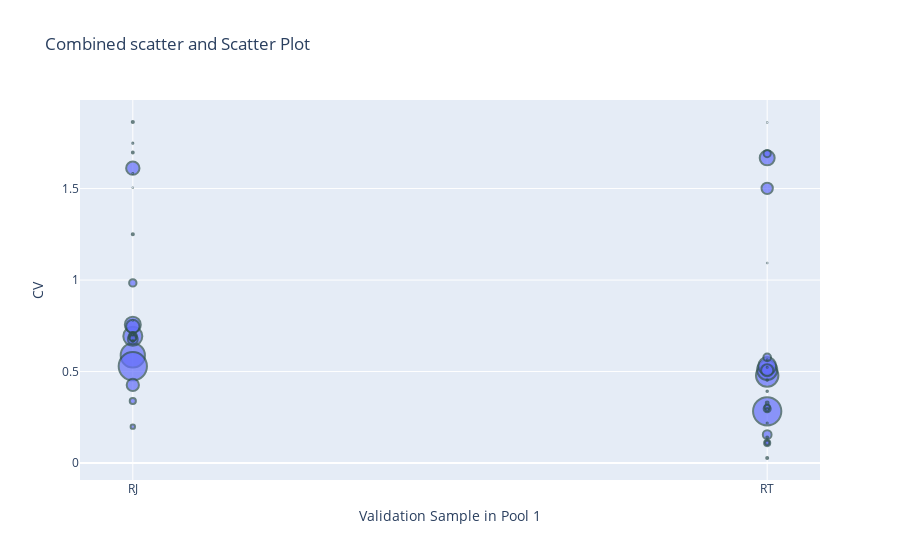

This figure's notebook cell:
### Code cell
import plotly.graph_objects as go



fig_combined = go.Figure()

for trace in fig_scatter_rj.data:
    modified_trace = trace
    modified_trace.x = ['RJ'] * len(trace.y)  
    fig_combined.add_trace(modified_trace)

for trace in fig_scatter_rt.data:
    modified_trace = trace
    modified_trace.x = ['RT'] * len(trace.y) 
    fig_combined.add_trace(modified_trace)

fig_combined.update_layout(
    title='Combined scatter and Scatter Plot',
    xaxis_title='Validation Sample in Pool 1',
    yaxis_title='CV',
    showlegend=True
    )

fig_combined.show()

### Figure 1 — Plotly figure (JSON) as saved in the notebook; plotly's stock layout.template omitted (floating-point values rounded to 4 significant figures)
{"data": [{"hovertemplate": "<b>%{hovertext}</b><br><br>test=%{x}<br>CV=%{y}<br>cluster_size=%{marker.size}<extra></extra>", "hovertext": [0, 1, 2, 3, 4, 5, 6, 7, 8, 9, 10, 11, 12, 13, 14, 15, 16, 17, 18, 19, 20, 21, 22, 23, 24], "legendgroup": "", "marker": {"color": "#636efa", "line": {"color": "DarkSlateGrey", "width": 2}, "size": [100984, 137379, 25699, 62106, 16748, 30542, 43849, 30521, 11993, 9338, 5904, 6537, 7095, 3224, 1391, 756, 736, 793, 495, 595, 200, 84, 43, 143, 39], "sizemode": "area", "sizeref": 343.4, "symbol": "circle"}, "mode": "markers", "name": "", "orientation": "v", "showlegend": false, "type": "scatter", "x": ["RJ", "RJ", "RJ", "RJ", "RJ", "RJ", "RJ", "RJ", "RJ", "RJ", "RJ", "RJ", "RJ", "RJ", "RJ", "RJ", "RJ", "RJ", "RJ", "RJ", "RJ", "RJ", "RJ", "RJ", "RJ"], "xaxis": "x", "y": [0.5883, 0.5291, 0.4267, 0.6927, 0.6764, 1.611, 0.7561, 0.7465, 0.6917, 0.9843, 0.6999, 0.3389, 0.6838, 0.1987, 0.703, 1.25, 0.6669, 1.864, 0.7094, 1.697, 1.748, 0.7034, 0.7784, 1.582, 1.504], "yaxis": "y"}, {"hovertemplate": "<b>%{hovertext}</b><br><br>test=%{x}<br>CV=%{y}<br>cluster_size=%{marker.size}<extra></extra>", "hovertext": [0, 1, 2, 3, 4, 5, 6, 7, 8, 9, 10, 11, 12, 13, 14, 15, 16, 17, 18, 19, 20, 21, 22, 23, 24], "legendgroup": "", "marker": {"color": "#636efa", "line": {"color": "DarkSlateGrey", "width": 2}, "size": [172311, 108327, 86646, 27818, 69065, 48084, 31762, 11234, 16539, 12579, 10684, 8130, 5786, 3798, 2401, 1819, 875, 594, 707, 477, 293, 235, 242, 45, 71], "sizemode": "area", "sizeref": 430.8, "symbol": "circle"}, "mode": "markers", "name": "", "orientation": "v", "showlegend": false, "type": "scatter", "x": ["RT", "RT", "RT", "RT", "RT", "RT", "RT", "RT", "RT", "RT", "RT", "RT", "RT", "RT", "RT", "RT", "RT", "RT", "RT", "RT", "RT", "RT", "RT", "RT", "RT"], "xaxis": "x", "y": [0.2826, 0.4779, 0.509, 1.501, 0.5302, 1.668, 0.5073, 1.691, 0.1553, 0.5773, 0.2967, 0.1092, 0.3058, 0.1104, 0.2917, 0.3281, 0.02759, 0.4532, 0.1407, 0.3925, 0.2187, 0.523, 0.5639, 1.861, 1.093], "yaxis": "y"}], "layout": {"showlegend": true, "title": {"text": "Combined scatter and Scatter Plot"}, "xaxis": {"title": {"text": "Validation Sample in Pool 1"}}, "yaxis": {"title": {"text": "CV"}}}}
